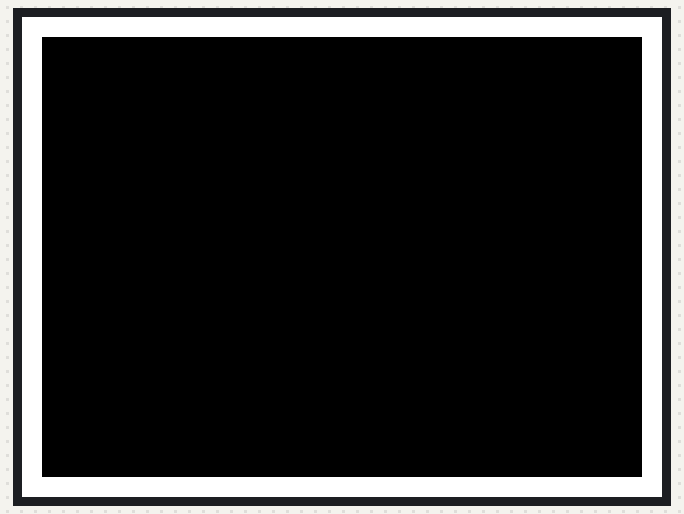
The sketch below on a simulated ESP32. On the bench: 320×240 colour display.

Above: at 0.3 s.
At 1.4 s:
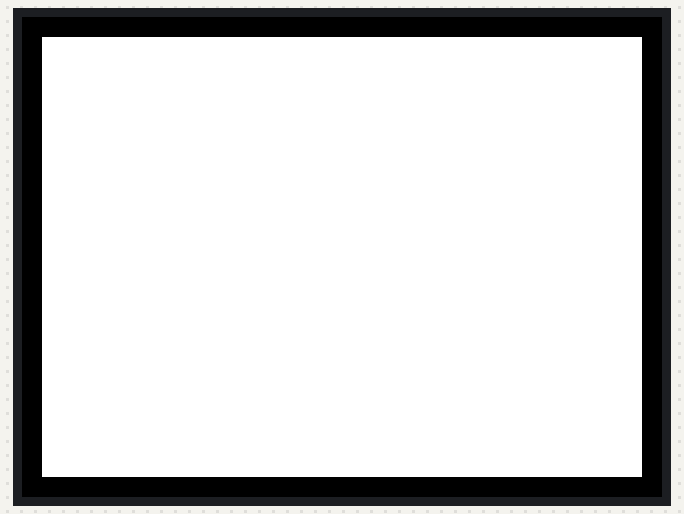

The sketch:

M5_LCD_invertDisplay.ino
```cpp
#include <M5Stack.h>

void setup() {
    M5.begin();

    //バックライトの明るさを0～255で指定
    M5.Lcd.setBrightness(255);
}

void loop() {
    //画面クリア(黒で塗りつぶす)
    M5.Lcd.clear(BLACK);

    //表示モード通常
    M5.Lcd.invertDisplay(true);

    //塗りつぶした四角形を表示
    M5.Lcd.fillRect(10, 10, 300, 220, WHITE);

    //1000ms待機
    delay(1000);

    //画面クリア(黒で塗りつぶす)
    M5.Lcd.clear(BLACK);

    //表示モード反転
    M5.Lcd.invertDisplay(false);

    //塗りつぶした四角形を表示
    M5.Lcd.fillRect(10, 10, 300, 220, WHITE);

    //1000ms待機
    delay(1000);
}
```

Measured:
- what the display in image 1 shows lasts 1.1 s, from 1.4 s to 2.5 s
